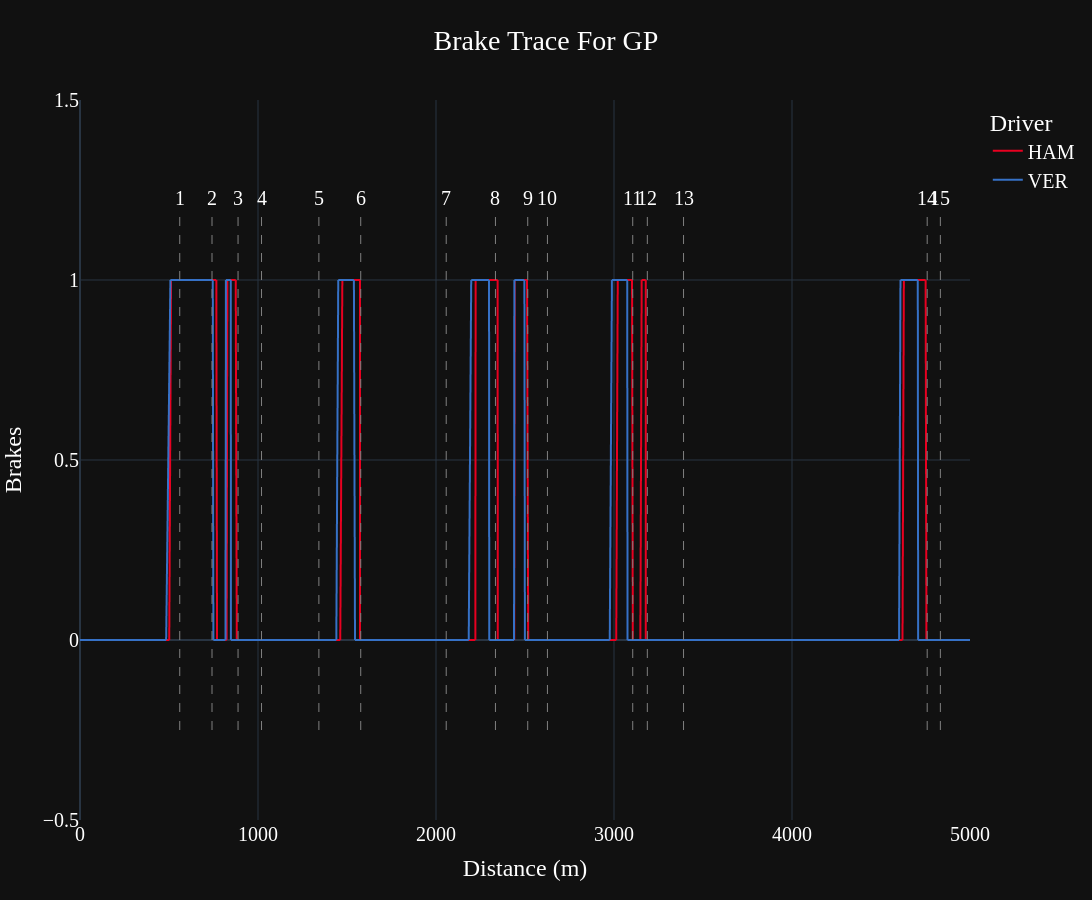

The cell this chart's notebook holds for it:
### Code cell
fig_brake=px.line(data_frame=track2[(track2['Driver'].isin(['HAM','VER'])&(track2['LapRank']==1.0))], x="Dist_Diff_Sum", y="Braking",
           color="Driver", hover_name="Driver",
           height=900, width=1500,
           template="plotly_dark",
           title="Brake Trace For GP",
           color_discrete_map={
                 "VER": "#3671C6",
                 "LAW": "#3671C6",
                 "LEC": "#E80020",
                 "HAM": "#E80020",
                 "NOR": "#FF8000",
                 "PIA": "#FF8000",
                 "RUS": "#27F4D2",
                 "ANT": "#27F4D2",
                 "GAS": "#0093CC",
                 "DOO": "#0093CC",
                 "ALO": "#229971",
                 "STR": "#229971",
                 "SAI": "#64C4FF",
                 "ALB": "#64C4FF",
                 "HUL": "#52e252",
                 "BOR": "#52e252",
                 "TSU": "#6692FF",
                 "HAD": "#6692FF",
                 "OCO": "#B6BABD",
                 "BEA": "#B6BABD"
          }
          )

fig_brake.update_layout(
    xaxis_title="Distance (m)",
    yaxis_title="Brakes",
)

v_min = track2['Braking'].min()
v_max = track2['Braking'].max()
corner_distance=circuit_info.corners['Distance']

for k in corner_distance:
  fig_brake.add_shape(type='line',
                yref="y",
                xref="x",
                x0=k,
                y0=v_min-0.25,
                x1=k,
                y1=v_max+0.2,
                line_width=1,
                line_dash="dash",
                line_color="grey")
fig_brake.update_xaxes(range=[0, 5000])
fig_brake.update_yaxes(range=[-0.5, 1.5])

for _, corner in circuit_info.corners.iterrows():
    txt = f"{corner['Number']}{corner['Letter']}"
    fig_brake.add_annotation(x=corner['Distance'], y=v_max+0.2, text=txt, showarrow=False, yshift=10)

fig_brake.update_layout(
   title_x=0.5,
   hoverlabel=dict(
        bgcolor="white",
        font_size=16,
        font_family="PT Sans Narrow"
    ),
    yaxis = dict(tickfont = dict(size=20)),
    xaxis = dict(tickfont = dict(size=20)),
    font=dict(
        family="PT Sans Narrow",
        size=18,
        color="White"
    ),
    title_font_family="PT Sans Narrow"
#  "Arial", "Balto", "Courier New", "Droid Sans", "Droid Serif", "Droid Sans Mono", "Gravitas One", "Old Standard TT", "Open Sans", "Overpass", "PT Sans Narrow", "Raleway", "Times New Roman"
)

fig_brake.show()

### Figure 1 — Plotly figure (JSON) as saved in the notebook; plotly's stock layout.template omitted (floating-point values rounded to 4 significant figures; data arrays with more than 128 entries replaced by an {"elided": "..."} marker saying what was removed)
{"data": [{"hovertemplate": "<b>%{hovertext}</b><br><br>Driver=HAM<br>Dist_Diff_Sum=%{x}<br>Braking=%{y}<extra></extra>", "hovertext": {"elided": "690 str values"}, "legendgroup": "HAM", "line": {"color": "#E80020", "dash": "solid"}, "marker": {"symbol": "circle"}, "mode": "lines", "name": "HAM", "showlegend": true, "type": "scattergl", "x": {"elided": "690 float values"}, "xaxis": "x", "y": {"elided": "690 int values"}, "yaxis": "y"}, {"hovertemplate": "<b>%{hovertext}</b><br><br>Driver=VER<br>Dist_Diff_Sum=%{x}<br>Braking=%{y}<extra></extra>", "hovertext": {"elided": "671 str values"}, "legendgroup": "VER", "line": {"color": "#3671C6", "dash": "solid"}, "marker": {"symbol": "circle"}, "mode": "lines", "name": "VER", "showlegend": true, "type": "scattergl", "x": {"elided": "671 float values"}, "xaxis": "x", "y": {"elided": "671 int values"}, "yaxis": "y"}], "layout": {"annotations": [{"showarrow": false, "text": "1", "x": 560.3, "y": 1.2, "yshift": 10}, {"showarrow": false, "text": "2", "x": 741.6, "y": 1.2, "yshift": 10}, {"showarrow": false, "text": "3", "x": 888.0, "y": 1.2, "yshift": 10}, {"showarrow": false, "text": "4", "x": 1020.0, "y": 1.2, "yshift": 10}, {"showarrow": false, "text": "5", "x": 1342.0, "y": 1.2, "yshift": 10}, {"showarrow": false, "text": "6", "x": 1577.0, "y": 1.2, "yshift": 10}, {"showarrow": false, "text": "7", "x": 2057.0, "y": 1.2, "yshift": 10}, {"showarrow": false, "text": "8", "x": 2334.0, "y": 1.2, "yshift": 10}, {"showarrow": false, "text": "9", "x": 2515.0, "y": 1.2, "yshift": 10}, {"showarrow": false, "text": "10", "x": 2626.0, "y": 1.2, "yshift": 10}, {"showarrow": false, "text": "11", "x": 3105.0, "y": 1.2, "yshift": 10}, {"showarrow": false, "text": "12", "x": 3187.0, "y": 1.2, "yshift": 10}, {"showarrow": false, "text": "13", "x": 3391.0, "y": 1.2, "yshift": 10}, {"showarrow": false, "text": "14", "x": 4759.0, "y": 1.2, "yshift": 10}, {"showarrow": false, "text": "15", "x": 4834.0, "y": 1.2, "yshift": 10}, {"showarrow": false, "text": "16", "x": 5128.0, "y": 1.2, "yshift": 10}], "font": {"color": "White", "family": "PT Sans Narrow", "size": 20}, "height": 900, "hoverlabel": {"bgcolor": "white", "font": {"family": "PT Sans Narrow", "size": 16}}, "legend": {"title": {"text": "Driver"}, "tracegroupgap": 0}, "shapes": [{"line": {"color": "grey", "dash": "dash", "width": 1}, "type": "line", "x0": 560.3, "x1": 560.3, "xref": "x", "y0": -0.25, "y1": 1.2, "yref": "y"}, {"line": {"color": "grey", "dash": "dash", "width": 1}, "type": "line", "x0": 741.6, "x1": 741.6, "xref": "x", "y0": -0.25, "y1": 1.2, "yref": "y"}, {"line": {"color": "grey", "dash": "dash", "width": 1}, "type": "line", "x0": 888.0, "x1": 888.0, "xref": "x", "y0": -0.25, "y1": 1.2, "yref": "y"}, {"line": {"color": "grey", "dash": "dash", "width": 1}, "type": "line", "x0": 1020.0, "x1": 1020.0, "xref": "x", "y0": -0.25, "y1": 1.2, "yref": "y"}, {"line": {"color": "grey", "dash": "dash", "width": 1}, "type": "line", "x0": 1342.0, "x1": 1342.0, "xref": "x", "y0": -0.25, "y1": 1.2, "yref": "y"}, {"line": {"color": "grey", "dash": "dash", "width": 1}, "type": "line", "x0": 1577.0, "x1": 1577.0, "xref": "x", "y0": -0.25, "y1": 1.2, "yref": "y"}, {"line": {"color": "grey", "dash": "dash", "width": 1}, "type": "line", "x0": 2057.0, "x1": 2057.0, "xref": "x", "y0": -0.25, "y1": 1.2, "yref": "y"}, {"line": {"color": "grey", "dash": "dash", "width": 1}, "type": "line", "x0": 2334.0, "x1": 2334.0, "xref": "x", "y0": -0.25, "y1": 1.2, "yref": "y"}, {"line": {"color": "grey", "dash": "dash", "width": 1}, "type": "line", "x0": 2515.0, "x1": 2515.0, "xref": "x", "y0": -0.25, "y1": 1.2, "yref": "y"}, {"line": {"color": "grey", "dash": "dash", "width": 1}, "type": "line", "x0": 2626.0, "x1": 2626.0, "xref": "x", "y0": -0.25, "y1": 1.2, "yref": "y"}, {"line": {"color": "grey", "dash": "dash", "width": 1}, "type": "line", "x0": 3105.0, "x1": 3105.0, "xref": "x", "y0": -0.25, "y1": 1.2, "yref": "y"}, {"line": {"color": "grey", "dash": "dash", "width": 1}, "type": "line", "x0": 3187.0, "x1": 3187.0, "xref": "x", "y0": -0.25, "y1": 1.2, "yref": "y"}, {"line": {"color": "grey", "dash": "dash", "width": 1}, "type": "line", "x0": 3391.0, "x1": 3391.0, "xref": "x", "y0": -0.25, "y1": 1.2, "yref": "y"}, {"line": {"color": "grey", "dash": "dash", "width": 1}, "type": "line", "x0": 4759.0, "x1": 4759.0, "xref": "x", "y0": -0.25, "y1": 1.2, "yref": "y"}, {"line": {"color": "grey", "dash": "dash", "width": 1}, "type": "line", "x0": 4834.0, "x1": 4834.0, "xref": "x", "y0": -0.25, "y1": 1.2, "yref": "y"}, {"line": {"color": "grey", "dash": "dash", "width": 1}, "type": "line", "x0": 5128.0, "x1": 5128.0, "xref": "x", "y0": -0.25, "y1": 1.2, "yref": "y"}], "title": {"font": {"family": "PT Sans Narrow"}, "text": "Brake Trace For GP", "x": 0.5}, "width": 1500, "xaxis": {"anchor": "y", "domain": [0, 1], "range": [0, 5000], "tickfont": {"size": 20}, "title": {"text": "Distance (m)"}}, "yaxis": {"anchor": "x", "domain": [0, 1], "range": [-0.5, 1.5], "tickfont": {"size": 20}, "title": {"text": "Brakes"}}}}
